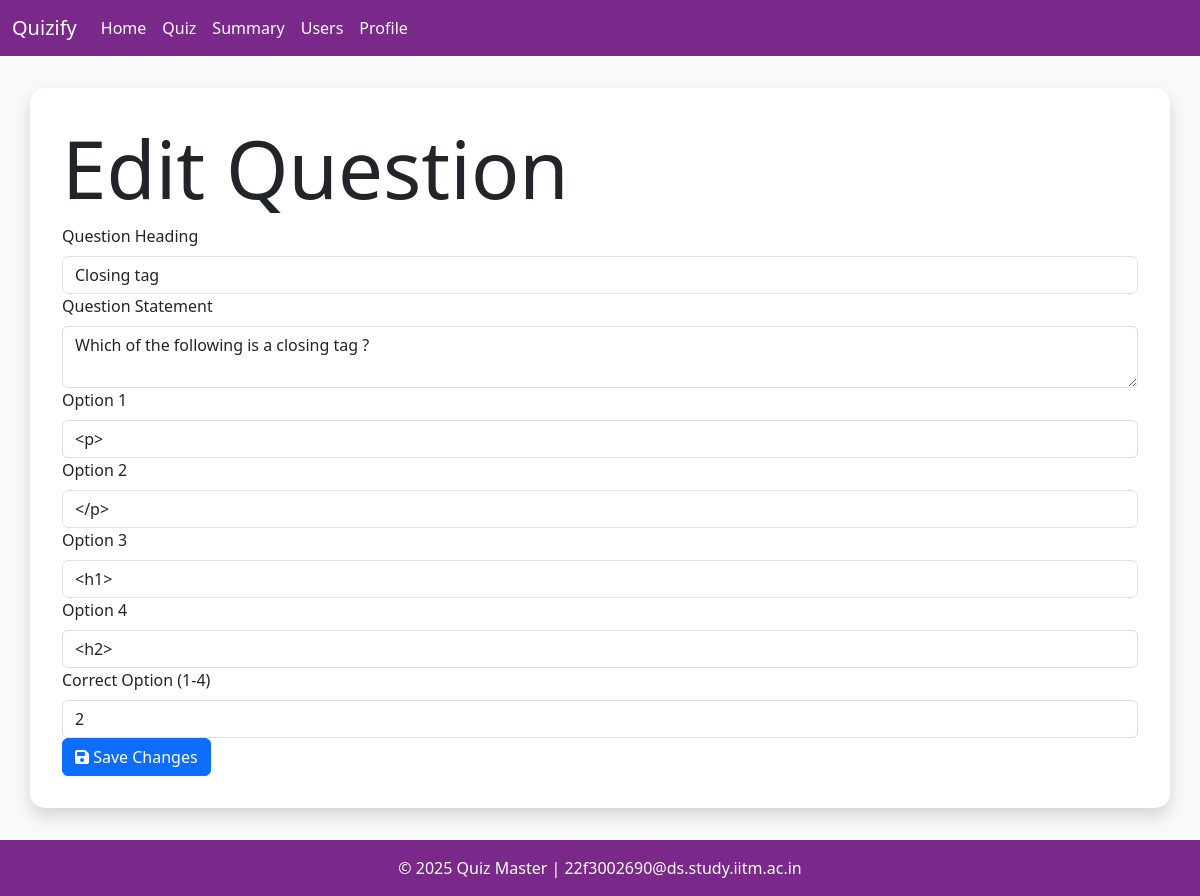
The app's page /quiz/question/1/edit (signed in) with its own data.
### models/models.py (models this page shows)
class Questions(db.Model):
    id = db.Column(db.Integer, primary_key=True)
    quiz_id = db.Column(db.Integer, db.ForeignKey('quiz.id'), nullable=False)
    question_heading = db.Column(db.String(255), nullable=False)
    question_statement = db.Column(db.Text, nullable=False)
    option1 = db.Column(db.String(255), nullable=False)
    option2 = db.Column(db.String(255), nullable=False)
    option3 = db.Column(db.String(255), nullable=True)
    option4 = db.Column(db.String(255), nullable=True)
    correct_option = db.Column(db.Integer, nullable=False)

### controllers/routes.py (the view, shortened to what this page needs)
@app.route('/quiz/question/<int:id>/edit', methods=['GET', 'POST'])
@admin_required
def edit_question(id):
    question = Questions.query.get_or_404(id)
    return render_template('quiz/edit_question.html', question=question)

### controllers/routes.py (called while the page is built)
def admin_required(func):
    @wraps(func)
    def inner(*args, **kwargs):
        if 'user_id' not in session:
            flash('Please login to continue')
            return redirect(url_for('login'))
        user = User.query.get(session['user_id'])
        if not user.is_admin:
            flash('You are not authorized to access this page')
            return redirect(url_for('index'))
        return func(*args, **kwargs)
    return inner

### templates/quiz/edit_question.html
{% extends 'layout.html' %} {% block title %} Edit Question {% endblock %} {%
block content %}
<h1 class="display-1">Edit Question</h1>
<form action="" method="post" class="form">
  <div class="form-group">
    <label for="question_heading" class="form-label">Question Heading</label>
    <input
      type="text"
      name="question_heading"
      id="question_heading"
      class="form-control"
      required
      value="{{ question.question_heading }}"
    />
  </div>
  <div class="form-group">
    <label for="question_statement" class="form-label"
      >Question Statement</label
    >
    <textarea
      name="question_statement"
      id="question_statement"
      class="form-control"
      required
    >
{{ question.question_statement }}</textarea
    >
  </div>
  <div class="form-group">
    <label for="option1" class="form-label">Option 1</label>
    <input
      type="text"
      name="option1"
      id="option1"
      class="form-control"
      required
      value="{{ question.option1 }}"
    />
  </div>
  <div class="form-group">
    <label for="option2" class="form-label">Option 2</label>
    <input
      type="text"
      name="option2"
      id="option2"
      class="form-control"
      required
      value="{{ question.option2 }}"
    />
  </div>
  <div class="form-group">
    <label for="option3" class="form-label">Option 3</label>
    <input
      type="text"
      name="option3"
      id="option3"
      class="form-control"
      value="{{ question.option3 }}"
    />
  </div>
  <div class="form-group">
    <label for="option4" class="form-label">Option 4</label>
    <input
      type="text"
      name="option4"
      id="option4"
      class="form-control"
      value="{{ question.option4 }}"
    />
  </div>
  <div class="form-group">
    <label for="correct_option" class="form-label">Correct Option (1-4)</label>
    <input
      type="number"
      name="correct_option"
      id="correct_option"
      class="form-control"
      min="1"
      max="4"
      required
      value="{{ question.correct_option }}"
    />
  </div>
  <button type="submit" class="btn btn-primary">
    <i class="fas fa-save"></i> Save Changes
  </button>
</form>
{% endblock %}

### templates/layout.html (style rules this page uses)
:root { --purple-primary: #7a288a; --purple-secondary: #5c1a7d; }
body { background-color: #f8f9fa; min-height: 100vh; display: flex; flex-direction: column; }

### records on screen
Questions: question_heading "Closing tag", question_statement "Which of the following is a closing tag ?", option1 "<p>", option2 "</p>", option3 "<h1>", option4 "<h2>", correct_option "2"
